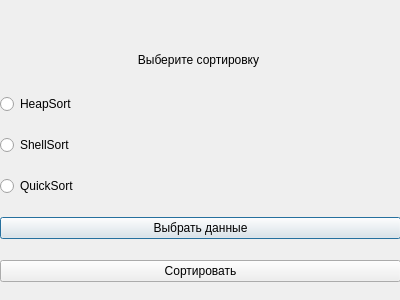
<?xml version="1.0" encoding="UTF-8"?>
<ui version="4.0">
 <class>ChooseSortDialog</class>
 <widget class="QDialog" name="ChooseSortDialog">
  <property name="geometry">
   <rect>
    <x>0</x>
    <y>0</y>
    <width>400</width>
    <height>300</height>
   </rect>
  </property>
  <property name="windowTitle">
   <string>VSI</string>
  </property>
  <widget class="QLabel" name="labelChooseSort">
   <property name="geometry">
    <rect>
     <x>-2</x>
     <y>50</y>
     <width>401</width>
     <height>20</height>
    </rect>
   </property>
   <property name="text">
    <string>Выберите сортировку</string>
   </property>
   <property name="alignment">
    <set>Qt::AlignCenter</set>
   </property>
  </widget>
  <widget class="QWidget" name="verticalLayoutWidget">
   <property name="geometry">
    <rect>
     <x>0</x>
     <y>79</y>
     <width>401</width>
     <height>221</height>
    </rect>
   </property>
   <layout class="QVBoxLayout" name="verticalLayout">
    <item>
     <widget class="QRadioButton" name="radioButtonHeapSort">
      <property name="text">
       <string>HeapSort</string>
      </property>
     </widget>
    </item>
    <item>
     <widget class="QRadioButton" name="radioButtonShellSort">
      <property name="text">
       <string>ShellSort</string>
      </property>
     </widget>
    </item>
    <item>
     <widget class="QRadioButton" name="radioButtonQuickSort">
      <property name="text">
       <string>QuickSort</string>
      </property>
     </widget>
    </item>
    <item>
     <widget class="QPushButton" name="btnLoadData">
      <property name="text">
       <string>Выбрать данные</string>
      </property>
     </widget>
    </item>
    <item>
     <widget class="QPushButton" name="btnGoSort">
      <property name="text">
       <string>Сортировать</string>
      </property>
     </widget>
    </item>
   </layout>
  </widget>
 </widget>
 <resources/>
 <connections/>
</ui>
